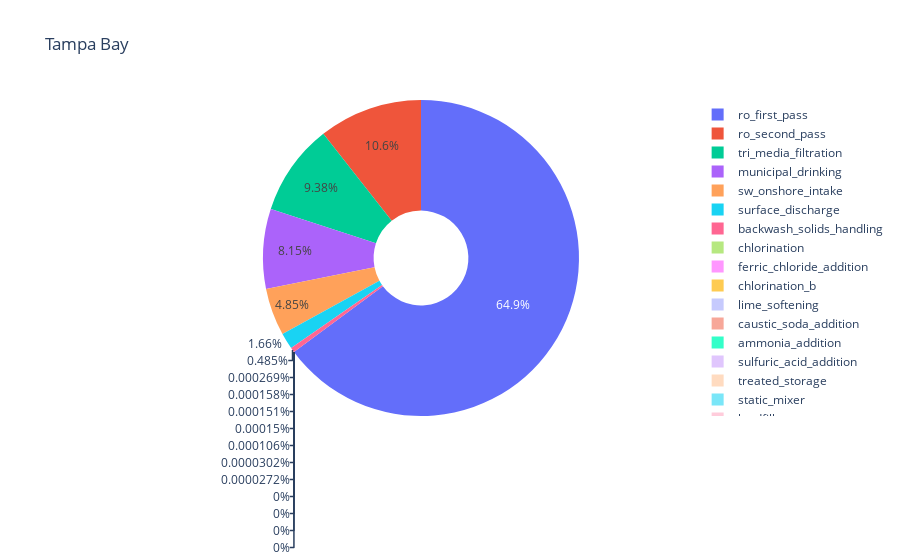
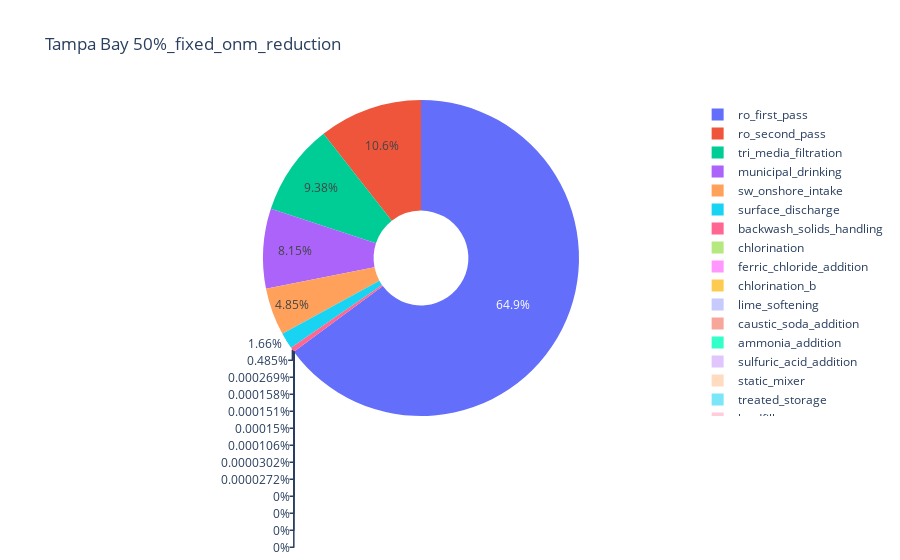
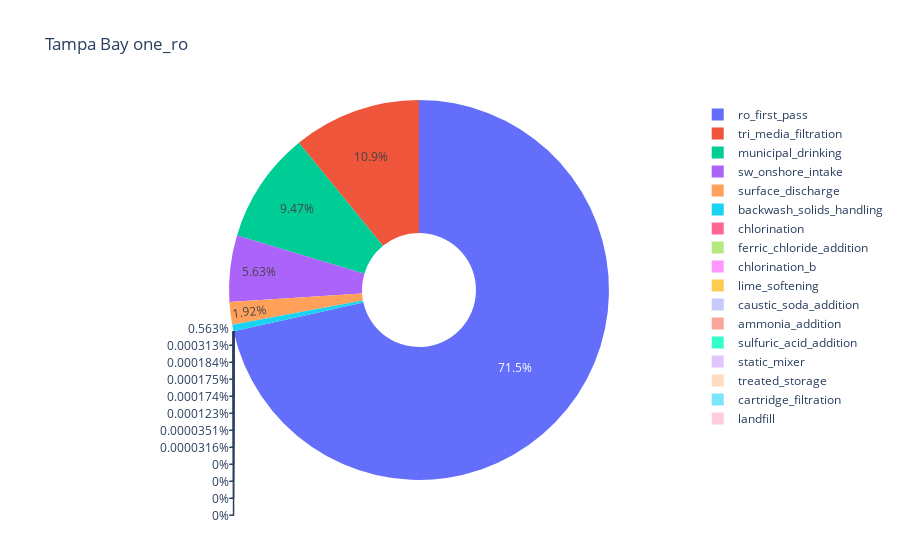

Notebook code for these charts, in order:
### Code cell
# Create subplots: use 'domain' type for Pie subplot
fig = make_subplots(rows=1, cols=len(sys_df1.CaseStudy_Scenario.unique()), specs=[size_dict])
i = 1
for case_scenario in sys_df1.CaseStudy_Scenario.unique():
    dis_df = sys_df1[sys_df1.CaseStudy_Scenario == case_scenario]
    
    fig = go.Figure(data=[go.Pie(labels=dis_df["Unit Process Name"], values=dis_df.Value, hole=.3)])
    fig.update_layout(title_text=case_scenario)
        
    fig.show()

#     dis_df = sys_df1[sys_df1.CaseStudy_Scenario == case_scenario]
#     fig.add_trace(go.Pie(labels=dis_df["Unit Process Name"], values=dis_df.Value, name=case_scenario),1, i)
#     i = i +1
    
# Use `hole` to create a donut-like pie chart
#fig.update_traces(hole=.4, hoverinfo="label+percent+name")

# fig.update_layout(
#     title_text="Global Emissions 1990-2011",
#     # Add annotations in the center of the donut pies.
#     annotations=[dict(text='GHG', x=0.18, y=0.5, font_size=20, showarrow=False),
#                  dict(text='CO2', x=0.82, y=0.5, font_size=20, showarrow=False)])
#fig.show()

### Figure 1 — Plotly figure (JSON) as saved in the notebook; plotly's stock layout.template omitted (floating-point values rounded to 4 significant figures)
{"data": [{"hole": 0.3, "labels": ["ammonia_addition", "tri_media_filtration", "treated_storage", "sw_onshore_intake", "surface_discharge", "static_mixer", "ro_second_pass", "ro_first_pass", "municipal_drinking", "sulfuric_acid_addition", "landfill", "ferric_chloride_addition", "chlorination_b", "chlorination", "caustic_soda_addition", "cartridge_filtration", "backwash_solids_handling", "lime_softening"], "type": "pie", "values": [8.542e-07, 0.2654, 0, 0.1372, 0.04701, 0, 0.3003, 1.836, 0.2306, 7.705e-07, 0, 4.475e-06, 4.272e-06, 7.622e-06, 2.995e-06, 0, 0.01372, 4.245e-06]}], "layout": {"title": {"text": "Tampa Bay"}}}

### Figure 2 — Plotly figure (JSON) as saved in the notebook; plotly's stock layout.template omitted (floating-point values rounded to 4 significant figures)
{"data": [{"hole": 0.3, "labels": ["ro_second_pass", "static_mixer", "sulfuric_acid_addition", "tri_media_filtration", "sw_onshore_intake", "treated_storage", "ro_first_pass", "surface_discharge", "municipal_drinking", "lime_softening", "landfill", "ferric_chloride_addition", "chlorination_b", "chlorination", "caustic_soda_addition", "cartridge_filtration", "backwash_solids_handling", "ammonia_addition"], "type": "pie", "values": [0.2994, 0, 7.705e-07, 0.2654, 0.1372, 0, 1.836, 0.04701, 0.2306, 4.245e-06, 0, 4.475e-06, 4.272e-06, 7.622e-06, 2.995e-06, 0, 0.01372, 8.542e-07]}], "layout": {"title": {"text": "Tampa Bay 50%_fixed_onm_reduction"}}}

### Figure 3 — Plotly figure (JSON) as saved in the notebook; plotly's stock layout.template omitted (floating-point values rounded to 4 significant figures)
{"data": [{"hole": 0.3, "labels": ["sw_onshore_intake", "surface_discharge", "sulfuric_acid_addition", "static_mixer", "ro_first_pass", "municipal_drinking", "lime_softening", "chlorination", "ferric_chloride_addition", "chlorination_b", "treated_storage", "caustic_soda_addition", "cartridge_filtration", "backwash_solids_handling", "ammonia_addition", "landfill", "tri_media_filtration"], "type": "pie", "values": [0.1372, 0.04686, 7.705e-07, 0, 1.742, 0.2306, 4.245e-06, 7.622e-06, 4.475e-06, 4.272e-06, 0, 2.995e-06, 0, 0.01372, 8.542e-07, 0, 0.2654]}], "layout": {"title": {"text": "Tampa Bay one_ro"}}}
